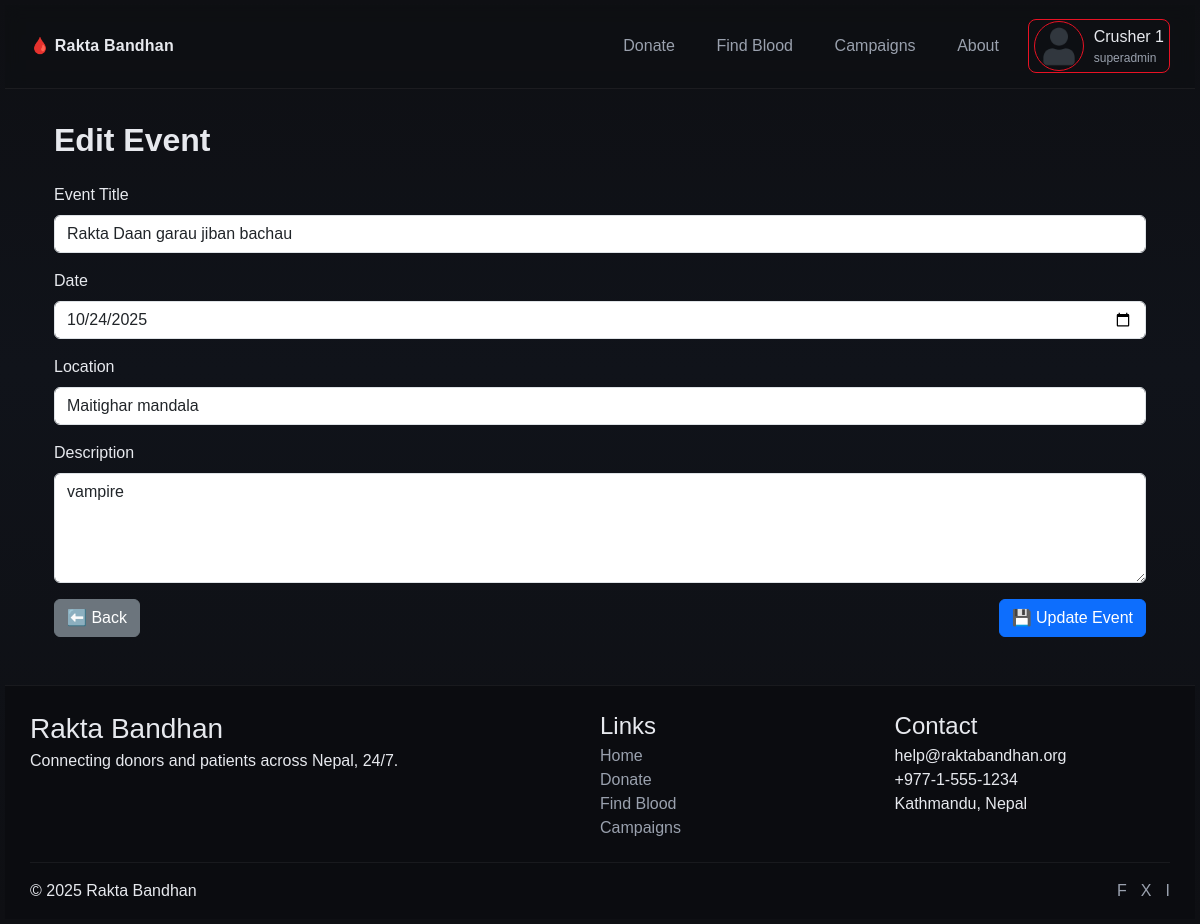
Screenshot of /admin/events/edit/1 (signed in) with the database file from the repository.
### models.py (models this page shows)
class User(db.Model, UserMixin):
    __tablename__ = "users"
    id = db.Column(db.Integer, primary_key=True)
    username = db.Column(db.String(100), nullable=False)
    password = db.Column(db.String(200), nullable=False)
    email = db.Column(db.String(120), unique=True, nullable=False)
    phone = db.Column(db.String(20), nullable=False, unique=True)
    blood_grp = db.Column(db.String(5), nullable=False)
    address = db.Column(db.String(200), nullable=False)
    profile_picture = db.Column(db.String(200), default='defaultImg/default.jpg')
    role = db.Column(db.String(20), nullable=False)
    donor = db.relationship('Donor', backref='user', uselist=False)
    requests = db.relationship('BloodRequest', backref='recipient', lazy=True)

class Campaign(db.Model):
    __tablename__ = "campaigns"
    id = db.Column(db.Integer, primary_key=True)
    title = db.Column(db.String(100), nullable=False)
    camp_img = db.Column(db.String(255), nullable=True)
    location = db.Column(db.String(100), nullable=False)
    date = db.Column(db.Date, nullable=False)
    organizer = db.Column(db.String(100), nullable=True)
    description = db.Column(db.Text, nullable=True)
    participants = db.relationship("Participant", backref="event", lazy=True)

### routes/dashboard_routes.py (the view, shortened to what this page needs)
@app.route("/admin/events/edit/<int:event_id>", methods=["GET", "POST"])
@login_required
def admin_edit_event(event_id):
    if current_user.role not in ["admin", "superadmin"]:
        return render_template("error/403.html"), 403
    event = Campaign.query.get_or_404(event_id)
    participant_count = Participant.query.filter_by(campaign_id=event.id).count()
    return render_template("admin/events/edit_event.html", event=event, participant_count=participant_count)

### app.py (called while the page is built)
@login_manager.user_loader
def load_user(user_id):
    if not user_id or user_id == "None":
        return None
    return User.query.get(int(user_id))

@app.context_processor
def inject_name():
    if current_user.is_authenticated:
        role = current_user.role.capitalize()
        return dict(name=f"{current_user.username} ({role})")
    return dict(name="")

@app.context_processor
def utility_processor():
    return dict(flash_categories=flash_categories)

### templates/admin/events/edit_event.html
{% extends 'base.html' %}
{% block content %}
<div class="container mt-4">
    <h2 class="fw-bold mb-4">Edit Event</h2>
    <form method="POST" action="{{ url_for('admin_edit_event', event_id=event.id) }}">
        <div class="mb-3">
            <label for="title" class="form-label">Event Title</label>
            <input
                type="text"
                class="form-control"
                id="title"
                name="title"
                value="{{ event.title }}"
                required>
        </div>
        <div class="mb-3">
            <label for="date" class="form-label">Date</label>
            <input
                type="date"
                class="form-control"
                id="date"
                name="date"
                value="{{ event.date.strftime('%Y-%m-%d') if event.date else '' }}"
                required>
        </div>
        <div class="mb-3">
            <label for="location" class="form-label">Location</label>
            <input
                type="text"
                class="form-control"
                id="location"
                name="location"
                value="{{ event.location }}"
                required>
        </div>
        <div class="mb-3">
            <label for="description" class="form-label">Description</label>
            <textarea
                class="form-control"
                id="description"
                name="description"
                rows="4"
                placeholder="Add event details here...">{{ event.description }}</textarea>
        </div>
        <div class="d-flex justify-content-between">
            <a href="{{ url_for('admin_events') }}" class="btn btn-secondary">⬅️ Back</a>
            <button type="submit" class="btn btn-primary">💾 Update Event</button>
        </div>
    </form>
</div>
{% endblock %}

### templates/navbar.html (shortened to what this page needs)
<link rel="stylesheet" href="{{ url_for('static', filename='navbar.css') }}">
{% if current_user.is_authenticated %}
<header class="nav">
  <div class="nav__wrap container">
    <a class="brand" href="{{ url_for('home') }}">🩸 Rakta Bandhan</a>
    <nav class="menu" aria-label="Primary">
      <a href="{{ url_for('donate_blood') }}">Donate</a>
      <a href="{{ url_for('find_blood') }}">Find Blood</a>
      <a href="{{ url_for('campaigns') }}">Campaigns</a>
      <a href="{{ url_for('about') }}">About</a>
      {% if current_user.is_authenticated %}
      <div class="profile-dropdown">
        <div class="profile_pic">
          {% if current_user.role == 'recipient' or current_user.role == 'donor' %}
          <img class="profile_image" src="{{ url_for('static', filename='profile_pics/' + current_user.profile_picture) }}" alt="Profile Picture">
          {% elif current_user.role == 'admin' %}
          <img class="profile_image" src="{{ url_for('static', filename='defaultImg/admin_dflt.jpg') }}" alt="Profile Picture">
          {% else %}
          <img class="profile_image" src="{{ url_for('static', filename='defaultImg/default.png') }}" alt="Profile Picture">
          {% endif %}
        </div>
        <div class="profile_info">
          <p class="user_name">{{ current_user.username }} {{ current_user.id}}</p>
          <p class="user-role m-0">{{ current_user.role }}</p>
        </div>
      </div>
      {% endif %}
    </nav>
  </div>
</header>
{% endif %}

### static/main.css (style rules this page uses)
:root { --primary: #e81224; --bg: var(--primary); --surface: #0f1015; --surface-2: #1b1e29; --text: #e7e9ee; --muted: #9aa1ae; --ring: 0 0 0 2px rgba(225, 29, 72, 0.35); --radius: 20px; --shadow: 0 10px 25px rgba(0, 0, 0, .35); }
* { box-sizing: border-box; color: var(--text); font-family: 'Gill Sans', 'Gill Sans MT', Calibri, 'Trebuchet MS', sans-serif !important; }
body { margin: 0; font-family: Inter, system-ui, Segoe UI, Arial, Helvetica, sans-serif; background: linear-gradient(180deg, #0e0f13, #10131a 40%, #0e0f13); color: var(--text); line-height: 1.6; padding: 5px; position: relative; }
.container { width: 1200px; margin-inline: auto }

### static/navbar.css (style rules this page uses)
.nav { position: sticky; top: 0; z-index: 50; backdrop-filter: blur(8px); background: rgba(14, 15, 19, .6); border-bottom: 1px solid rgba(255, 255, 255, .06); }
.nav__wrap { display: flex; align-items: center; justify-content: space-between; padding: 0.9rem 0; }
.brand { color: var(--text); text-decoration: none; font-weight: 700; letter-spacing: .2px }
.menu { display: flex; gap: 1rem; align-items: center }
.menu a { color: var(--muted); text-decoration: none; padding: .5rem .8rem; border-radius: 12px }
.profile_info { display: inline-block; vertical-align: middle; }
.user_name, .user-role { color: var(--text); font-weight: 500; margin: 0px; }
.user-role { font-size: 12px; color: var(--muted); font-weight: 400; }
.profile-dropdown { position: relative; display: flex; gap: 10px; align-items: center; cursor: pointer; justify-content: center; align-items: center; padding: 1px 5px ; border: 1px solid var(--primary); border-radius: 8px; }
.profile_pic { display: flex; }
.profile_pic img { width: 50px; height: 50px; object-fit: contain; border-radius: 50%; border: 1px solid var(--primary); }

### rows the page displays
User: username "Crusher", id "1", role "superadmin"
Campaign: title "Rakta Daan garau jiban bachau", date "10/24/2025", location "Maitighar mandala", description "vampire"
